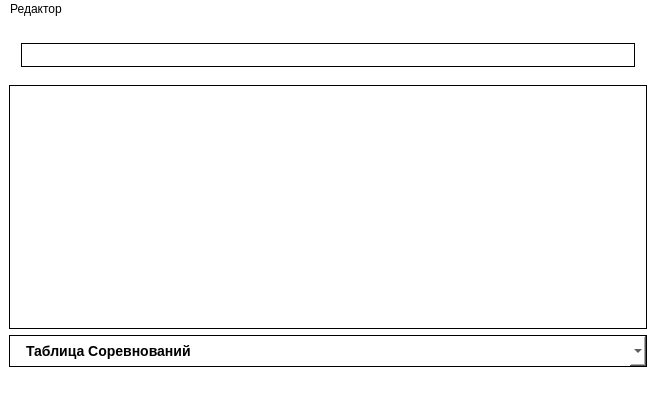
<?xml version="1.0" encoding="UTF-8"?>
<ui version="4.0">
 <class>MainWindow</class>
 <widget class="QMainWindow" name="MainWindow">
  <property name="geometry">
   <rect>
    <x>0</x>
    <y>0</y>
    <width>656</width>
    <height>398</height>
   </rect>
  </property>
  <property name="windowTitle">
   <string>MainWindow</string>
  </property>
  <property name="styleSheet">
   <string notr="true">background-color: rgb(255, 255, 255);</string>
  </property>
  <widget class="QWidget" name="centralwidget">
   <layout class="QVBoxLayout" name="verticalLayout">
    <item>
     <widget class="QGroupBox" name="groupBox_2">
      <property name="styleSheet">
       <string notr="true">border: 0px solid black;</string>
      </property>
      <property name="title">
       <string/>
      </property>
      <layout class="QHBoxLayout" name="horizontalLayout">
       <item>
        <widget class="QLineEdit" name="lineEdit">
         <property name="styleSheet">
          <string notr="true">
QLineEdit {
  
	background-color: white;
  border: 1px solid black;
  border-radius: 0px;
  color: black;
  font-size: 14px;
  font-weight: 600;
  line-height: 20px;
  padding: 2px 12px;
  position: relative;
  text-align: center;
  text-decoration: none;
  vertical-align: middle;
  white-space: nowrap;
}
QLineEdit:hover {
  background-color: white;
  border: 3px solid black;
  border-radius: 0px;
 
}
</string>
         </property>
        </widget>
       </item>
      </layout>
     </widget>
    </item>
    <item>
     <widget class="QTableView" name="tableView">
      <property name="styleSheet">
       <string notr="true">QTableView{
gridline-color: black;
selection-background-color: rgb(202, 202, 202);
selection-color: rgb(0, 0, 0);
border: 1px solid black;
}</string>
      </property>
     </widget>
    </item>
    <item>
     <widget class="QComboBox" name="comboBox">
      <property name="styleSheet">
       <string notr="true">QComboBox {
background-color: white;
  border: 1px solid black;
  border-radius: 0px;
  color: black;
  font-size: 14px;
  font-weight: 600;
  line-height: 20px;
  padding: 6px 16px;
  position: relative;
  text-align: center;
  text-decoration: none;
  vertical-align: middle;
  white-space: nowrap;
}
QComboBox:hover {
 background-color: white;
  border: 3px solid black;
  border-radius: 0px;
  color: black;
  font-size: 14px;
  font-weight: 600;
  line-height: 20px;
  padding: 6px 16px;
  position: relative;
  text-align: center;
  text-decoration: none;
  vertical-align: middle;
  white-space: nowrap;
}
</string>
      </property>
      <item>
       <property name="text">
        <string>Таблица Соревнований</string>
       </property>
      </item>
      <item>
       <property name="text">
        <string>Таблица Спортсменов</string>
       </property>
      </item>
      <item>
       <property name="text">
        <string>Таблица Результатов</string>
       </property>
      </item>
      <item>
       <property name="text">
        <string>Таблица Спортсменов/Соревнований</string>
       </property>
      </item>
     </widget>
    </item>
   </layout>
  </widget>
  <widget class="QMenuBar" name="menubar">
   <property name="geometry">
    <rect>
     <x>0</x>
     <y>0</y>
     <width>656</width>
     <height>26</height>
    </rect>
   </property>
   <property name="styleSheet">
    <string notr="true"/>
   </property>
   <widget class="QMenu" name="menu">
    <property name="styleSheet">
     <string notr="true">QMenu{
color: black;
	background-color: rgb(208, 208, 208);
}
QMenu:hover {
	background-color: rgb(184, 184, 184);
    color:red;
}</string>
    </property>
    <property name="title">
     <string>Редактор</string>
    </property>
    <addaction name="action"/>
    <addaction name="action_2"/>
   </widget>
   <addaction name="menu"/>
  </widget>
  <widget class="QStatusBar" name="statusbar"/>
  <action name="action">
   <property name="text">
    <string>Добавить строку</string>
   </property>
  </action>
  <action name="action_2">
   <property name="text">
    <string>Удалить</string>
   </property>
  </action>
 </widget>
 <resources/>
 <connections/>
</ui>
